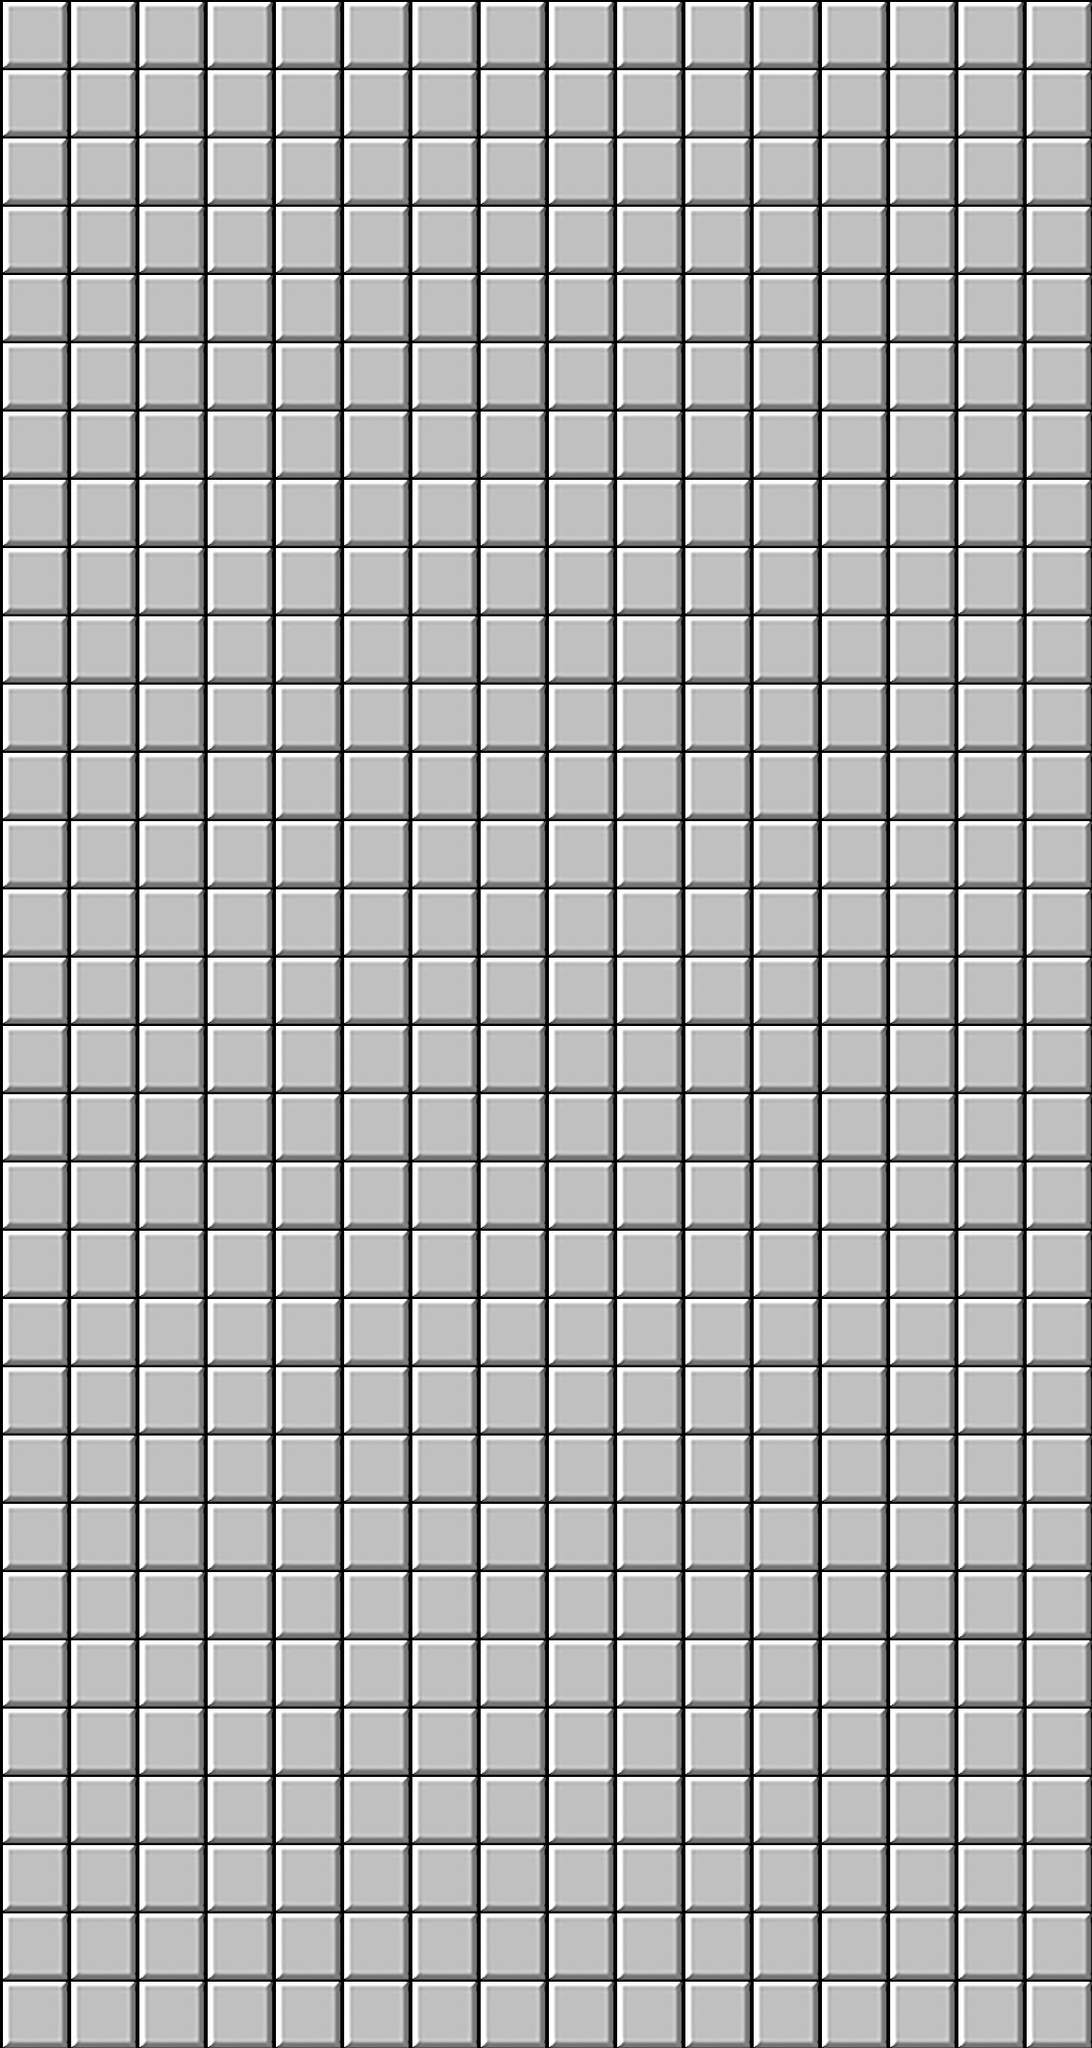

The image is a tile-based game level rendered from a .tmx file. Its description and complete source (layers, tilesets, objects, tile grids) follow:
An orthogonal 16x30 tile map with 70x70 px tiles, 6 tile layers (floor, lab, mine, btn, ...).

<map version="1.0" tiledversion="1.1.6" orientation="orthogonal" renderorder="right-down" width="16" height="30" tilewidth="70" tileheight="70" infinite="0" nextobjectid="1">
 <tileset firstgid="1" name="grid" tilewidth="70" tileheight="70" tilecount="18" columns="3">
  <image source="grid.png" width="210" height="420" />
 </tileset>
 <layer name="floor" width="16" height="30">
  <data encoding="csv">
16,16,16,16,16,16,16,16,16,16,16,16,16,16,16,16,
16,16,16,16,16,16,16,16,16,16,16,16,16,16,16,16,
16,16,16,16,16,16,16,16,16,16,16,16,16,16,16,16,
16,16,16,16,16,16,16,16,16,16,16,16,16,16,16,16,
16,16,16,16,16,16,16,16,16,16,16,16,16,16,16,16,
16,16,16,16,16,16,16,16,16,16,16,16,16,16,16,16,
16,16,16,16,16,16,16,16,16,16,16,16,16,16,16,16,
16,16,16,16,16,16,16,16,16,16,16,16,16,16,16,16,
16,16,16,16,16,16,16,16,16,16,16,16,16,16,16,16,
16,16,16,16,16,16,16,16,16,16,16,16,16,16,16,16,
16,16,16,16,16,16,16,16,16,16,16,16,16,16,16,16,
16,16,16,16,16,16,16,16,16,16,16,16,16,16,16,16,
16,16,16,16,16,16,16,16,16,16,16,16,16,16,16,16,
16,16,16,16,16,16,16,16,16,16,16,16,16,16,16,16,
16,16,16,16,16,16,16,16,16,16,16,16,16,16,16,16,
16,16,16,16,16,16,16,16,16,16,16,16,16,16,16,16,
16,16,16,16,16,16,16,16,16,16,16,16,16,16,16,16,
16,16,16,16,16,16,16,16,16,16,16,16,16,16,16,16,
16,16,16,16,16,16,16,16,16,16,16,16,16,16,16,16,
16,16,16,16,16,16,16,16,16,16,16,16,16,16,16,16,
16,16,16,16,16,16,16,16,16,16,16,16,16,16,16,16,
16,16,16,16,16,16,16,16,16,16,16,16,16,16,16,16,
16,16,16,16,16,16,16,16,16,16,16,16,16,16,16,16,
16,16,16,16,16,16,16,16,16,16,16,16,16,16,16,16,
16,16,16,16,16,16,16,16,16,16,16,16,16,16,16,16,
16,16,16,16,16,16,16,16,16,16,16,16,16,16,16,16,
16,16,16,16,16,16,16,16,16,16,16,16,16,16,16,16,
16,16,16,16,16,16,16,16,16,16,16,16,16,16,16,16,
16,16,16,16,16,16,16,16,16,16,16,16,16,16,16,16,
16,16,16,16,16,16,16,16,16,16,16,16,16,16,16,16
</data>
 </layer>
 <layer name="lab" width="16" height="30">
  <data encoding="csv">
4,4,4,4,4,4,4,4,4,4,4,4,4,4,4,4,
4,4,4,4,4,4,4,4,4,4,4,4,4,4,4,4,
4,4,4,4,4,4,4,4,4,4,4,4,4,4,4,4,
4,4,4,4,4,4,4,4,4,4,4,4,4,4,4,4,
4,4,4,4,4,4,4,4,4,4,4,4,4,4,4,4,
4,4,4,4,4,4,4,4,4,4,4,4,4,4,4,4,
4,4,4,4,4,4,4,4,4,4,4,4,4,4,4,4,
4,4,4,4,4,4,4,4,4,4,4,4,4,4,4,4,
4,4,4,4,4,4,4,4,4,4,4,4,4,4,4,4,
4,4,4,4,4,4,4,4,4,4,4,4,4,4,4,4,
4,4,4,4,4,4,4,4,4,4,4,4,4,4,4,4,
4,4,4,4,4,4,4,4,4,4,4,4,4,4,4,4,
4,4,4,4,4,4,4,4,4,4,4,4,4,4,4,4,
4,4,4,4,4,4,4,4,4,4,4,4,4,4,4,4,
4,4,4,4,4,4,4,4,4,4,4,4,4,4,4,4,
4,4,4,4,4,4,4,4,4,4,4,4,4,4,4,4,
4,4,4,4,4,4,4,4,4,4,4,4,4,4,4,4,
4,4,4,4,4,4,4,4,4,4,4,4,4,4,4,4,
4,4,4,4,4,4,4,4,4,4,4,4,4,4,4,4,
4,4,4,4,4,4,4,4,4,4,4,4,4,4,4,4,
4,4,4,4,4,4,4,4,4,4,4,4,4,4,4,4,
4,4,4,4,4,4,4,4,4,4,4,4,4,4,4,4,
4,4,4,4,4,4,4,4,4,4,4,4,4,4,4,4,
4,4,4,4,4,4,4,4,4,4,4,4,4,4,4,4,
4,4,4,4,4,4,4,4,4,4,4,4,4,4,4,4,
4,4,4,4,4,4,4,4,4,4,4,4,4,4,4,4,
4,4,4,4,4,4,4,4,4,4,4,4,4,4,4,4,
4,4,4,4,4,4,4,4,4,4,4,4,4,4,4,4,
4,4,4,4,4,4,4,4,4,4,4,4,4,4,4,4,
4,4,4,4,4,4,4,4,4,4,4,4,4,4,4,4
</data>
 </layer>
 <layer name="mine" width="16" height="30">
  <data encoding="csv">
2,2,2,2,2,2,2,2,2,2,2,2,2,2,2,2,
2,2,2,2,2,2,2,2,2,2,2,2,2,2,2,2,
2,2,2,2,2,2,2,2,2,2,2,2,2,2,2,2,
2,2,2,2,2,2,2,2,2,2,2,2,2,2,2,2,
2,2,2,2,2,2,2,2,2,2,2,2,2,2,2,2,
2,2,2,2,2,2,2,2,2,2,2,2,2,2,2,2,
2,2,2,2,2,2,2,2,2,2,2,2,2,2,2,2,
2,2,2,2,2,2,2,2,2,2,2,2,2,2,2,2,
2,2,2,2,2,2,2,2,2,2,2,2,2,2,2,2,
2,2,2,2,2,2,2,2,2,2,2,2,2,2,2,2,
2,2,2,2,2,2,2,2,2,2,2,2,2,2,2,2,
2,2,2,2,2,2,2,2,2,2,2,2,2,2,2,2,
2,2,2,2,2,2,2,2,2,2,2,2,2,2,2,2,
2,2,2,2,2,2,2,2,2,2,2,2,2,2,2,2,
2,2,2,2,2,2,2,2,2,2,2,2,2,2,2,2,
2,2,2,2,2,2,2,2,2,2,2,2,2,2,2,2,
2,2,2,2,2,2,2,2,2,2,2,2,2,2,2,2,
2,2,2,2,2,2,2,2,2,2,2,2,2,2,2,2,
2,2,2,2,2,2,2,2,2,2,2,2,2,2,2,2,
2,2,2,2,2,2,2,2,2,2,2,2,2,2,2,2,
2,2,2,2,2,2,2,2,2,2,2,2,2,2,2,2,
2,2,2,2,2,2,2,2,2,2,2,2,2,2,2,2,
2,2,2,2,2,2,2,2,2,2,2,2,2,2,2,2,
2,2,2,2,2,2,2,2,2,2,2,2,2,2,2,2,
2,2,2,2,2,2,2,2,2,2,2,2,2,2,2,2,
2,2,2,2,2,2,2,2,2,2,2,2,2,2,2,2,
2,2,2,2,2,2,2,2,2,2,2,2,2,2,2,2,
2,2,2,2,2,2,2,2,2,2,2,2,2,2,2,2,
2,2,2,2,2,2,2,2,2,2,2,2,2,2,2,2,
2,2,2,2,2,2,2,2,2,2,2,2,2,2,2,2
</data>
 </layer>
 <layer name="btn" width="16" height="30">
  <data encoding="csv">
1,1,1,1,1,1,1,1,1,1,1,1,1,1,1,1,
1,1,1,1,1,1,1,1,1,1,1,1,1,1,1,1,
1,1,1,1,1,1,1,1,1,1,1,1,1,1,1,1,
1,1,1,1,1,1,1,1,1,1,1,1,1,1,1,1,
1,1,1,1,1,1,1,1,1,1,1,1,1,1,1,1,
1,1,1,1,1,1,1,1,1,1,1,1,1,1,1,1,
1,1,1,1,1,1,1,1,1,1,1,1,1,1,1,1,
1,1,1,1,1,1,1,1,1,1,1,1,1,1,1,1,
1,1,1,1,1,1,1,1,1,1,1,1,1,1,1,1,
1,1,1,1,1,1,1,1,1,1,1,1,1,1,1,1,
1,1,1,1,1,1,1,1,1,1,1,1,1,1,1,1,
1,1,1,1,1,1,1,1,1,1,1,1,1,1,1,1,
1,1,1,1,1,1,1,1,1,1,1,1,1,1,1,1,
1,1,1,1,1,1,1,1,1,1,1,1,1,1,1,1,
1,1,1,1,1,1,1,1,1,1,1,1,1,1,1,1,
1,1,1,1,1,1,1,1,1,1,1,1,1,1,1,1,
1,1,1,1,1,1,1,1,1,1,1,1,1,1,1,1,
1,1,1,1,1,1,1,1,1,1,1,1,1,1,1,1,
1,1,1,1,1,1,1,1,1,1,1,1,1,1,1,1,
1,1,1,1,1,1,1,1,1,1,1,1,1,1,1,1,
1,1,1,1,1,1,1,1,1,1,1,1,1,1,1,1,
1,1,1,1,1,1,1,1,1,1,1,1,1,1,1,1,
1,1,1,1,1,1,1,1,1,1,1,1,1,1,1,1,
1,1,1,1,1,1,1,1,1,1,1,1,1,1,1,1,
1,1,1,1,1,1,1,1,1,1,1,1,1,1,1,1,
1,1,1,1,1,1,1,1,1,1,1,1,1,1,1,1,
1,1,1,1,1,1,1,1,1,1,1,1,1,1,1,1,
1,1,1,1,1,1,1,1,1,1,1,1,1,1,1,1,
1,1,1,1,1,1,1,1,1,1,1,1,1,1,1,1,
1,1,1,1,1,1,1,1,1,1,1,1,1,1,1,1
</data>
 </layer>
 <layer name="flag" width="16" height="30">
  <data encoding="csv">
3,3,3,3,3,3,3,3,3,3,3,3,3,3,3,3,
3,3,3,3,3,3,3,3,3,3,3,3,3,3,3,3,
3,3,3,3,3,3,3,3,3,3,3,3,3,3,3,3,
3,3,3,3,3,3,3,3,3,3,3,3,3,3,3,3,
3,3,3,3,3,3,3,3,3,3,3,3,3,3,3,3,
3,3,3,3,3,3,3,3,3,3,3,3,3,3,3,3,
3,3,3,3,3,3,3,3,3,3,3,3,3,3,3,3,
3,3,3,3,3,3,3,3,3,3,3,3,3,3,3,3,
3,3,3,3,3,3,3,3,3,3,3,3,3,3,3,3,
3,3,3,3,3,3,3,3,3,3,3,3,3,3,3,3,
3,3,3,3,3,3,3,3,3,3,3,3,3,3,3,3,
3,3,3,3,3,3,3,3,3,3,3,3,3,3,3,3,
3,3,3,3,3,3,3,3,3,3,3,3,3,3,3,3,
3,3,3,3,3,3,3,3,3,3,3,3,3,3,3,3,
3,3,3,3,3,3,3,3,3,3,3,3,3,3,3,3,
3,3,3,3,3,3,3,3,3,3,3,3,3,3,3,3,
3,3,3,3,3,3,3,3,3,3,3,3,3,3,3,3,
3,3,3,3,3,3,3,3,3,3,3,3,3,3,3,3,
3,3,3,3,3,3,3,3,3,3,3,3,3,3,3,3,
3,3,3,3,3,3,3,3,3,3,3,3,3,3,3,3,
3,3,3,3,3,3,3,3,3,3,3,3,3,3,3,3,
3,3,3,3,3,3,3,3,3,3,3,3,3,3,3,3,
3,3,3,3,3,3,3,3,3,3,3,3,3,3,3,3,
3,3,3,3,3,3,3,3,3,3,3,3,3,3,3,3,
3,3,3,3,3,3,3,3,3,3,3,3,3,3,3,3,
3,3,3,3,3,3,3,3,3,3,3,3,3,3,3,3,
3,3,3,3,3,3,3,3,3,3,3,3,3,3,3,3,
3,3,3,3,3,3,3,3,3,3,3,3,3,3,3,3,
3,3,3,3,3,3,3,3,3,3,3,3,3,3,3,3,
3,3,3,3,3,3,3,3,3,3,3,3,3,3,3,3
</data>
 </layer>
 <layer name="point" width="16" height="30">
  <data encoding="csv">
1,1,1,1,1,1,1,1,1,1,1,1,1,1,1,1,
1,1,1,1,1,1,1,1,1,1,1,1,1,1,1,1,
1,1,1,1,1,1,1,1,1,1,1,1,1,1,1,1,
1,1,1,1,1,1,1,1,1,1,1,1,1,1,1,1,
1,1,1,1,1,1,1,1,1,1,1,1,1,1,1,1,
1,1,1,1,1,1,1,1,1,1,1,1,1,1,1,1,
1,1,1,1,1,1,1,1,1,1,1,1,1,1,1,1,
1,1,1,1,1,1,1,1,1,1,1,1,1,1,1,1,
1,1,1,1,1,1,1,1,1,1,1,1,1,1,1,1,
1,1,1,1,1,1,1,1,1,1,1,1,1,1,1,1,
1,1,1,1,1,1,1,1,1,1,1,1,1,1,1,1,
1,1,1,1,1,1,1,1,1,1,1,1,1,1,1,1,
1,1,1,1,1,1,1,1,1,1,1,1,1,1,1,1,
1,1,1,1,1,1,1,1,1,1,1,1,1,1,1,1,
1,1,1,1,1,1,1,1,1,1,1,1,1,1,1,1,
1,1,1,1,1,1,1,1,1,1,1,1,1,1,1,1,
1,1,1,1,1,1,1,1,1,1,1,1,1,1,1,1,
1,1,1,1,1,1,1,1,1,1,1,1,1,1,1,1,
1,1,1,1,1,1,1,1,1,1,1,1,1,1,1,1,
1,1,1,1,1,1,1,1,1,1,1,1,1,1,1,1,
1,1,1,1,1,1,1,1,1,1,1,1,1,1,1,1,
1,1,1,1,1,1,1,1,1,1,1,1,1,1,1,1,
1,1,1,1,1,1,1,1,1,1,1,1,1,1,1,1,
1,1,1,1,1,1,1,1,1,1,1,1,1,1,1,1,
1,1,1,1,1,1,1,1,1,1,1,1,1,1,1,1,
1,1,1,1,1,1,1,1,1,1,1,1,1,1,1,1,
1,1,1,1,1,1,1,1,1,1,1,1,1,1,1,1,
1,1,1,1,1,1,1,1,1,1,1,1,1,1,1,1,
1,1,1,1,1,1,1,1,1,1,1,1,1,1,1,1,
1,1,1,1,1,1,1,1,1,1,1,1,1,1,1,1
</data>
 </layer>
</map>